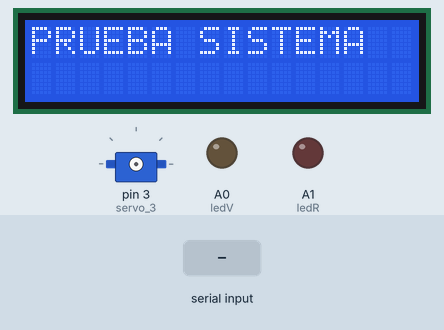
This sketch was run on a simulated Arduino Uno, built with avr-gcc and run on an emulated ATmega328P. On the bench: 16×2 character LCD, servo, output pins drawn as LEDs (lit = HIGH). The test bench sets the inputs (shaded band). Pins used as bus, display or sensor lines are not drawn; what the sketch prints to the serial monitor is not drawn.

Above: at 0.2 s.
2.6 s: "denegado\n" received over Serial
At 3.6 s:
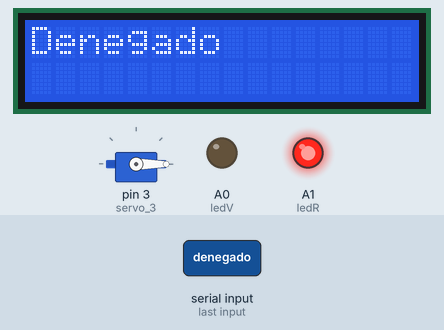
4.8 s: "1\n" received over Serial
At 9.8 s:
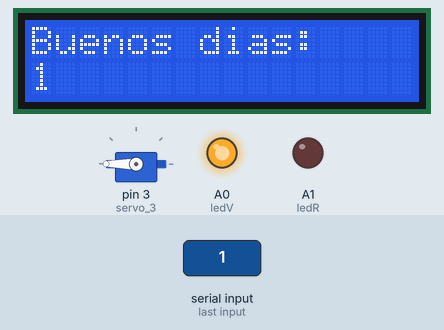
At 12.9 s:
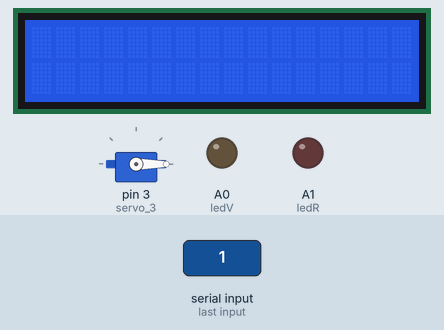
Timing chart, 0 to 14.4 s (numbered marks = the images above; inputs shaded):
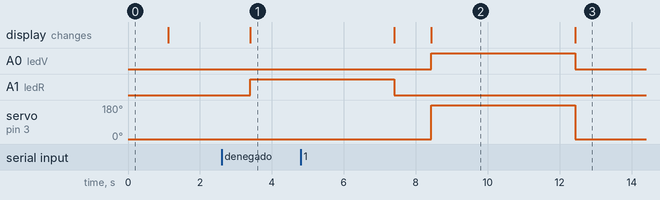

Measured:
- after the input at 2.6 s, A1 (ledR): LOW → HIGH after 0.79 s; the display: changes after 0.79 s (image 1)
- after the input at 4.8 s, A0 (ledV): LOW → HIGH after 3.6 s, → LOW 4.0 s later; servo on pin 3 (servo_3): 0° → 180° after 3.6 s, → 0° 4.0 s later; the display: first differs from a run without the input after 3.6 s (image 2)
- what the display in image 2 shows lasts 4.0 s, from 8.4 s to 12.4 s

The sketch:

codigoArduino.ino
```cpp
/*
PINOUT de como conectamos el Modulo al Arduino:
RC522    ArduinoUno
SDA         D10
SCK         D13
MOSI        D11
MISO        12
IRQ         N/C
GND         GND
RST         D9
3.3V       3.3V
____________________________________________________________________________________
lCD   PINOS
LED  - GND
LED  - RESISTOR220ohm - 5V
DB7  - D2
DB6  - D4
DB5  - D5
DB4  - D6
DB3  - N/C
DB2  - N/C
DB1  - N/C
DB0  - N/C
E    - D7
RW   - GND
RS   - D8
V0   - POTENCIOMENTRO
VCC  - 5V
GND  - GND
*/
#include <SPI.h>
#include <RFID.h>
#include <Servo.h>
#include <LiquidCrystal.h>

// LDC
// Se definen los pines que son puntuales para este Modulo
// Que son el Reset y el SS (Select)
#define RST_PIN 9
#define SS_PIN 10
const int rs = 8, en = 7, d4 = 6, d5 = 5, d6 = 4, d7 = 2;
LiquidCrystal lcd(rs, en, d4, d5, d6, d7);

// Servo Motor
Servo servo_3;

// Creo la Clase RFID
RFID tarjeta_rfid(SS_PIN, RST_PIN);

int i = 0;
int ledV = A0;
int ledR = A1;
String usuario = "";

void setup() {
  Serial.begin(9600);
  SPI.begin();
  tarjeta_rfid.init();
  Serial.println("Apoye su tarjeta o tag RFID");

  // LDC
  lcd.begin(16, 2);
  lcd.setCursor(0, 0);
  lcd.print("PRUEBA SISTEMA");
  delay(1000);
  lcd.clear();

  // Motor
  servo_3.attach(3);
  servo_3.write(0);
  delay(200);
}

const String nombreUsuario() {
  while (Serial.available()) {
    // char caracter = Serial.read();
    // usuario += caracter;
    usuario = Serial.readStringUntil('\n');
  }
  return usuario;
}

void usuarioDenegado() {
  lcd.setCursor(0, 0);
  lcd.print("Denegado ");
  analogWrite(ledR, 255);
  delay(4000);
  lcd.clear();
  analogWrite(ledR, 0);
}

// void printSerial() {
//   if (usuario != "") {
//     Serial.println(usuario);
//   }
// }

void printNombreLCD() {
  lcd.setCursor(0, 0);
  lcd.print("Buenos dias: ");
  lcd.setCursor(0, 1);
  servo_3.write(180);
  lcd.print(usuario);
  analogWrite(ledV, 255);
  delay(4000);
  lcd.clear();
  analogWrite(ledV, 0);
  servo_3.write(0);
  usuario = "";
}


void leerTarjeta() {
  if (tarjeta_rfid.isCard()) {
    tarjeta_rfid.readCardSerial();
    for (int i = 0; i < 5; i++) {
      i == 4 ? Serial.println(tarjeta_rfid.serNum[i]) : Serial.print(tarjeta_rfid.serNum[i]);
    }
  }
}


void loop() {
  leerTarjeta();
  if (Serial.available()) {
    nombreUsuario();
    if (usuario == "denegado") {
      usuarioDenegado();
    } else {
      printNombreLCD();
    }
  }

  delay(1000);
}
```
